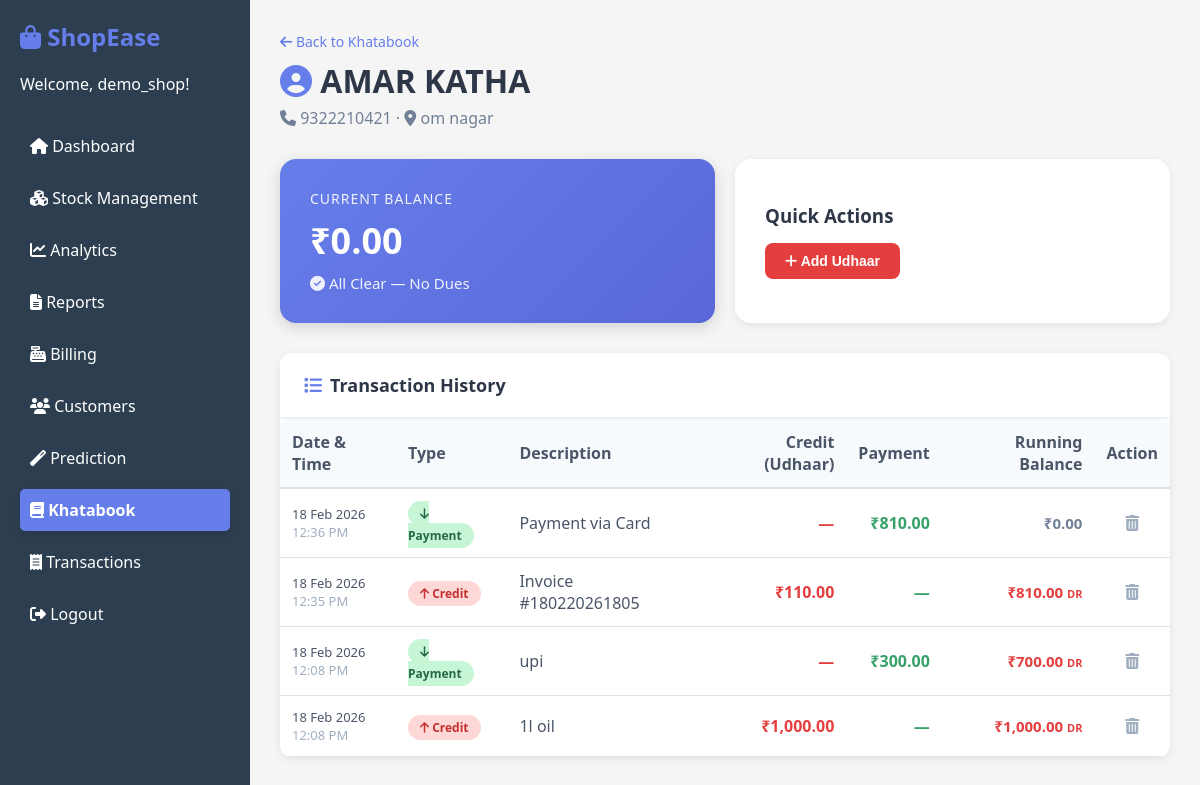
The app's page /khatabook/ledger/1 (signed in) with its own data.
### src/shopease/models.py (models this page shows)
class Customer(db.Model):
    id = db.Column(db.Integer, primary_key=True)
    name = db.Column(db.String(200), nullable=False)
    phone = db.Column(db.String(20), nullable=False)
    address = db.Column(db.String(500))
    balance = db.Column(db.Numeric(10, 2), default=0)  # Outstanding credit amount
    user_id = db.Column(db.Integer, db.ForeignKey('user.id'))
    created_at = db.Column(db.DateTime, default=datetime.utcnow)
    entries = db.relationship('KhataEntry', backref='customer', lazy=True)

class KhataEntry(db.Model):
    id = db.Column(db.Integer, primary_key=True)
    customer_id = db.Column(db.Integer, db.ForeignKey('customer.id'), nullable=False)
    entry_type = db.Column(db.String(10), nullable=False)  # 'credit' or 'payment'
    amount = db.Column(db.Numeric(10, 2), nullable=False)
    description = db.Column(db.String(500))
    date = db.Column(db.DateTime, default=datetime.utcnow)
    user_id = db.Column(db.Integer, db.ForeignKey('user.id'))

### src/shopease/blueprints/khatabook.py (the view)
@khatabook_bp.route('/khatabook/ledger/<int:customer_id>')
def ledger(customer_id):
    if 'user_id' not in session:
        return redirect('/login')
    user_id = session['user_id']
    customer = Customer.query.get_or_404(customer_id)
    if customer.user_id != user_id:
        flash('Unauthorized access.', 'danger')
        return redirect(url_for('khatabook.index'))
    entries = KhataEntry.query.filter_by(
        customer_id=customer_id,
        user_id=user_id
    ).order_by(KhataEntry.date.desc()).all()
    running = []
    bal = 0
    for entry in reversed(entries):
        if entry.entry_type == 'credit':
            bal += float(entry.amount)
        else:
            bal -= float(entry.amount)
        running.append(bal)
    running.reverse()
    return render_template('khatabook_ledger.html',
                           customer=customer,
                           entries=entries,
                           running_balances=running)

### src/shopease/templates/khatabook_ledger.html (shortened to what this page needs)
{% extends "base.html" %}
{% block content %}
<div class="page-header">
    <div>
        <a href="{{ url_for('khatabook.index') }}" style="color:#667eea;text-decoration:none;font-size:14px;display:inline-block;margin-bottom:8px;">
            <i class="fas fa-arrow-left"></i> Back to Khatabook
        </a>
        <h1 style="margin:0;color:#2d3748;">
            <i class="fas fa-user-circle" style="color:#667eea;"></i> {{ customer.name }}
        </h1>
        <p style="color:#718096;margin-top:5px;">
            <i class="fas fa-phone"></i> {{ customer.phone }}
            {% if customer.address %} · <i class="fas fa-map-marker-alt"></i> {{ customer.address }}{% endif %}
        </p>
    </div>
</div>
<div style="display:grid;grid-template-columns:repeat(auto-fit,minmax(250px,1fr));gap:20px;margin-bottom:30px;">
    <div style="background:{% if customer.balance and customer.balance|float > 0 %}linear-gradient(135deg,#e53e3e,#c53030){% elif customer.balance and customer.balance|float < 0 %}linear-gradient(135deg,#38a169,#276749){% else %}linear-gradient(135deg,#667eea,#5a67d8){% endif %};padding:30px;border-radius:16px;color:white;box-shadow:0 4px 15px rgba(0,0,0,0.15);">
        <div style="font-size:14px;opacity:0.9;text-transform:uppercase;letter-spacing:1px;margin-bottom:8px;">Current Balance</div>
        <div style="font-size:36px;font-weight:800;">₹{{ "{:,.2f}".format(customer.balance|float|abs) }}</div>
        <div style="margin-top:8px;font-size:15px;opacity:0.9;">
            {% if customer.balance and customer.balance|float > 0 %}
                <i class="fas fa-exclamation-triangle"></i> Amount Pending (Customer owes)
            {% elif customer.balance and customer.balance|float < 0 %}
                <i class="fas fa-info-circle"></i> Overpaid by customer
            {% else %}
                <i class="fas fa-check-circle"></i> All Clear — No Dues
            {% endif %}
        </div>
    </div>
    <div style="background:white;padding:30px;border-radius:16px;box-shadow:0 2px 8px rgba(0,0,0,0.08);display:flex;flex-direction:column;justify-content:center;">
        <h3 style="margin:0 0 15px;color:#2d3748;">Quick Actions</h3>
        <div style="display:flex;gap:10px;flex-wrap:wrap;">
            <button onclick="document.getElementById('creditModal').style.display='flex'"
                    style="padding:10px 20px;background:#e53e3e;color:white;border:none;border-radius:8px;cursor:pointer;font-size:14px;font-weight:600;">
                <i class="fas fa-plus"></i> Add Udhaar
            </button>
        </div>
    </div>
</div>
<div style="background:white;border-radius:12px;box-shadow:0 2px 8px rgba(0,0,0,0.08);overflow:hidden;">
    <div style="padding:20px 24px;border-bottom:2px solid #edf2f7;">
        <h2 style="margin:0;font-size:18px;color:#2d3748;"><i class="fas fa-list" style="color:#667eea;margin-right:8px;"></i>Transaction History</h2>
    </div>
    {% if entries %}
    <table class="styled-table" style="margin:0;">
        <thead>
            <tr>
                <th style="background:#f7fafc;color:#4a5568;font-weight:600;">Date & Time</th>
                <th style="background:#f7fafc;color:#4a5568;font-weight:600;">Type</th>
                <th style="background:#f7fafc;color:#4a5568;font-weight:600;">Description</th>
                <th style="background:#f7fafc;color:#4a5568;font-weight:600;text-align:right;">Credit (Udhaar)</th>
                <th style="background:#f7fafc;color:#4a5568;font-weight:600;text-align:right;">Payment</th>
                <th style="background:#f7fafc;color:#4a5568;font-weight:600;text-align:right;">Running Balance</th>
                <th style="background:#f7fafc;color:#4a5568;font-weight:600;text-align:center;">Action</th>
            </tr>
        </thead>
        <tbody>
            {% for entry in entries %}
            <tr style="transition:background 0.15s;" onmouseover="this.style.background='#f7fafc'" onmouseout="this.style.background='white'">
                <td style="color:#4a5568;font-size:13px;">
                    {{ entry.date.strftime('%d %b %Y') }}<br>
                    <span style="color:#a0aec0;">{{ entry.date.strftime('%I:%M %p') }}</span>
                </td>
                <td>
                    {% if entry.entry_type == 'credit' %}
                        <span style="background:#fed7d7;color:#c53030;padding:4px 12px;border-radius:20px;font-size:12px;font-weight:600;">
                            <i class="fas fa-arrow-up"></i> Credit
                        </span>
                    {% else %}
                        <span style="background:#c6f6d5;color:#276749;padding:4px 12px;border-radius:20px;font-size:12px;font-weight:600;">
                            <i class="fas fa-arrow-down"></i> Payment
                        </span>
                    {% endif %}
                </td>
                <td style="color:#4a5568;">{{ entry.description or '—' }}</td>
                <td style="text-align:right;font-weight:600;color:#e53e3e;">
                    {% if entry.entry_type == 'credit' %}₹{{ "{:,.2f}".format(entry.amount|float) }}{% else %}—{% endif %}
                </td>
                <td style="text-align:right;font-weight:600;color:#38a169;">
                    {% if entry.entry_type == 'payment' %}₹{{ "{:,.2f}".format(entry.amount|float) }}{% else %}—{% endif %}
                </td>
                <td style="text-align:right;font-weight:700;font-size:15px;
                    {% if running_balances[loop.index0] > 0 %}color:#e53e3e;{% elif running_balances[loop.index0] < 0 %}color:#38a169;{% else %}color:#718096;{% endif %}">
                    ₹{{ "{:,.2f}".format(running_balances[loop.index0]|abs) }}
                    {% if running_balances[loop.index0] > 0 %}<span style="font-size:11px;"> DR</span>{% elif running_balances[loop.index0] < 0 %}<span style="font-size:11px;"> CR</span>{% endif %}
                </td>
                <td style="text-align:center;">
                    <form method="POST" action="{{ url_for('khatabook.delete_entry', entry_id=entry.id) }}"
                          onsubmit="return confirm('Delete this entry?');" style="display:inline;">
                        <button type="submit" style="background:none;border:none;color:#a0aec0;cursor:pointer;font-size:16px;transition:color 0.2s;"
                                onmouseover="this.style.color='#e53e3e'" onmouseout="this.style.color='#a0aec0'">
                            <i class="fas fa-trash-alt"></i>
                        </button>
                    </form>
                </td>
            </tr>
            {% endfor %}
        </tbody>
    </table>
    {% endif %}
</div>
{% endblock %}

### src/shopease/static/style.css (style rules this page uses)
* { margin: 0; padding: 0; box-sizing: border-box; }
body { font-family: 'Segoe UI', Tahoma, Geneva, Verdana, sans-serif; background: #f5f5f5; }
table { width: 100%; background: white; border-radius: 10px; overflow: hidden; box-shadow: 0 2px 5px rgba(0,0,0,0.1); }
th { background: #2c3e50; color: white; padding: 12px; text-align: left; }
td { padding: 12px; border-bottom: 1px solid #ddd; }
.styled-table { width: 100%; border-collapse: collapse; }
.styled-table th { background: #f8f9fa; color: #495057; padding: 12px; text-align: left; border-bottom: 2px solid #dee2e6; }
.styled-table td { padding: 12px; border-bottom: 1px solid #dee2e6; }
.page-header { display: flex; justify-content: space-between; align-items: center; margin-bottom: 30px; }

### records on screen
Customer: name "AMAR KATHA", phone "9322210421", address "om nagar", balance|abs "0.00"
KhataEntry: date "18 Feb 2026", date "12:36 PM", entry_type "payment" (drawn), description "Payment via Card", amount "810.00", running_balances "0.00"
KhataEntry: date "18 Feb 2026", date "12:35 PM", entry_type "credit" (drawn), description "Invoice #180220261805", amount "110.00", running_balances "810.00", shows "DR"
KhataEntry: date "18 Feb 2026", date "12:08 PM", entry_type "payment" (drawn), description "upi", amount "300.00", running_balances "700.00", shows "DR"
KhataEntry: date "18 Feb 2026", date "12:08 PM", entry_type "credit" (drawn), description "1l oil", amount "1,000.00", shows "DR"

### other values on screen
{{ session.get('username', 'User') }} "demo_shop"
